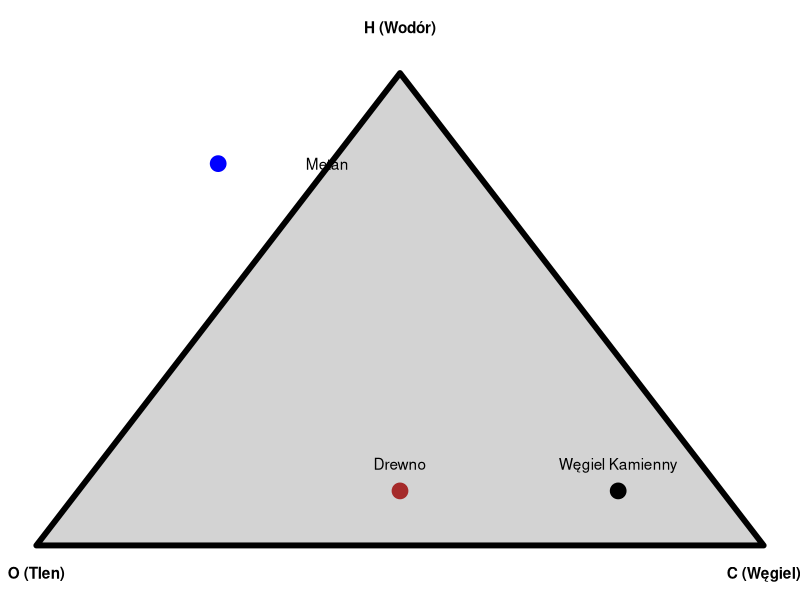

The R source for this figure:
## ---- chunk 1
#| label: combustion-triangle
#| echo: false
#| fig-width: 6
#| fig-height: 5

library(ggplot2)

# Simple triangle visualization
df_tri <- data.frame(
  x = c(0, 100, 50, 0),
  y = c(0, 0, 86.6, 0)
)

ggplot(df_tri, aes(x=x, y=y)) +
  geom_polygon(fill="lightgrey", color="black", size=2) +
  theme_void() +
  annotate("text", x=0, y=-5, label="O (Tlen)", fontface="bold") +
  annotate("text", x=100, y=-5, label="C (Węgiel)", fontface="bold") +
  annotate("text", x=50, y=95, label="H (Wodór)", fontface="bold") +
  annotate("point", x=80, y=10, color="black", size=5) +
  annotate("text", x=80, y=15, label="Węgiel Kamienny") +
  annotate("point", x=50, y=10, color="brown", size=5) +
  annotate("text", x=50, y=15, label="Drewno") +
  annotate("point", x=25, y=70, color="blue", size=5) +
  annotate("text", x=40, y=70, label="Metan")
